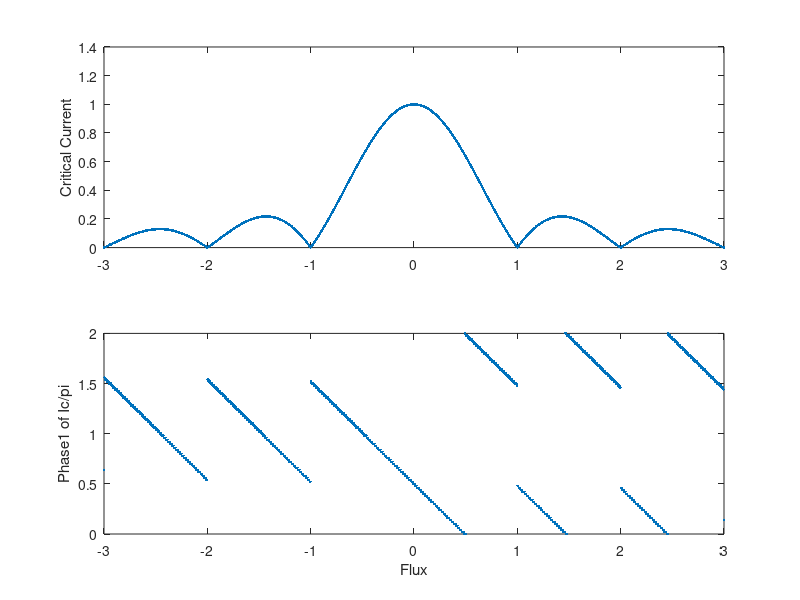

Write MATLAB code to recreate this figure.
%Explanation of base program

%The program splits a single junciton up into xmax discrete sections.  Each
%section has a supercurrent density, and a phase difference that is
%contributed to by the field (PhaseF), and an arbitrary phase set at x=1
%called Phase1.  For each value of field and Phase1 the supercurrent at
%each point is calculated and the net supercurrent (sum along the junction)
%is calcualted to find the supercurrent carried at that phase and that
%field.  To find the maximum supercurrent for a given field, the max of
%that vector is taken, and can be plotted against the magnetic field.  This
%is the exact measurment of the critical current vs field that we do in the
%lab.  

%% Clearing memory and input screen.
clear;
clc;
close all;
%% Defining the Parameters of the Simulaiton

    %Dividing the junction up into discrete sections
    xmax=51;
    x(1:xmax,1)=(1:xmax);

    %Defining Super Current parameters
    SCurrentMag =1;
    SCurrentNoiseMag =.0;


%Setting up Loop steps and ranges

    %Phase Loop parameters
    p=1;
    pmax=101;
    Phase1Min=-0*pi;
    Phase1Max=2.0*pi;

    %Flux Loop Parameters
    f=1;
    fmax=1001;
    FluxinJuncMin=-3;
    FluxinJuncMax=3;

%Calculating Parameters from Initial Conditions

    SCurrentDensity=(SCurrentMag*ones(xmax,1)+SCurrentNoiseMag*(2*rand(xmax,1)-1))/xmax;

%Pre Allocating memory to the arrays to decrease runtime
    Phase1=zeros(1,pmax);
    FluxinJunc=zeros(1,fmax);
    IndexMax=zeros(1,fmax);
    Phase1MaxSC=zeros(1,fmax);

    SCurrent=zeros(xmax,pmax,fmax);
    SCurrentNet=zeros(1,pmax);
    MaxSCurrentNet=zeros(1,fmax);

%% Loops for running the simulation Meat of the Simulation


%Field Contribution to the Phase 
%Define the loop step size, then run the for loop
FluxinJuncSS=(FluxinJuncMax-FluxinJuncMin)/(fmax-1);
for f=1:fmax

    FluxinJunc(f)=FluxinJuncMin+(f-1)*FluxinJuncSS;
    PhaseF=2*pi*FluxinJunc(f)*x./xmax;
    
    
%Phase1 Loop of externally set phase at edge of JJ 
    %Define the loop step size, then run the for loop
    Phase1SS=(Phase1Max-Phase1Min)/(pmax-1);
    
    for p=1:pmax
        Phase1(p)=Phase1Min+(p-1)*Phase1SS;
        
        PhaseDrop=Phase1(p)+PhaseF;
        
        SCurrent=SCurrentDensity.*sin(PhaseDrop);
        SCurrentNet(p)=sum(SCurrent);
    end
     
    [MaxSCurrentNet(f),IndexMax(f)]=max(SCurrentNet);
    Phase1MaxSC(f)=Phase1(IndexMax(f));
        
end

figure
subplot(2,1,1); plot(FluxinJunc,MaxSCurrentNet,'.')
ylabel('Critical Current');

subplot(2,1,2); plot(FluxinJunc,Phase1MaxSC/pi,'.')
xlabel('Flux');ylabel('Phase1 of Ic/pi');axis([FluxinJuncMin,FluxinJuncMax,Phase1Min,2])




    
